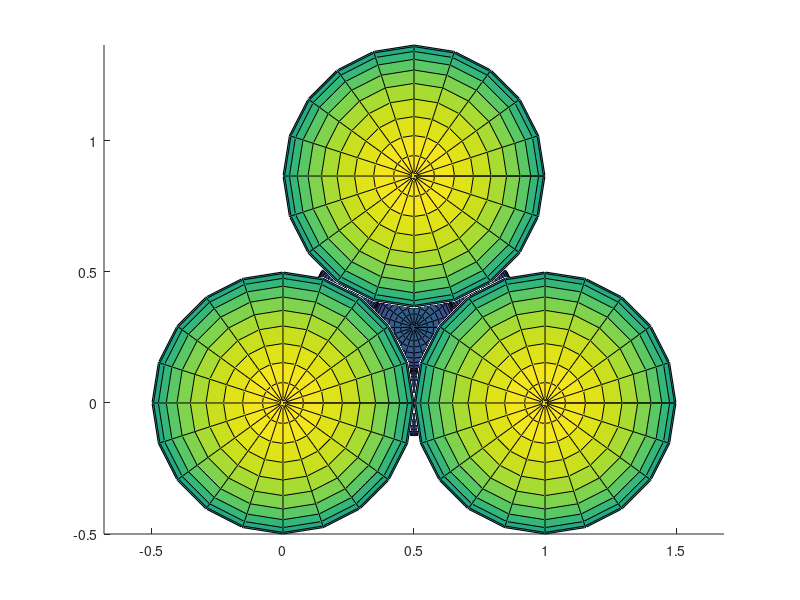

Reproduce this figure in MATLAB.
% Program narise Fordove krogle

hold on
axis equal

[x1,y1,z1]=sphere;
surf(1/2*x1,1/2*y1,1/2*z1+1/2)

[x2,y2,z2]=sphere;
surf(1/2*x2+1,1/2*y2,1/2*z2+1/2)

[x3,y3,z3]=sphere;
surf(1/2*x3+1/2,1/2*y3+sqrt(3)/2,1/2*z3+1/2)

[x4,y4,z4]=sphere;
surf(1/8*x4+1/2,1/8*y4,1/8*z4+1/8)

[x5,y5,z5]=sphere;
surf(1/8*x5+1/4,1/8*y5+sqrt(3)/4,1/8*z5+1/8)

[x6,y6,z6]=sphere;
surf(1/8*x6+3/4,1/8*y6+sqrt(3)/4,1/8*z6+1/8)

[x7,y7,z7]=sphere;
surf(1/6*x7+1/2,1/6*y7+sqrt(3)/6,1/6*z7+1/8) %polmer ni natancen

hold off